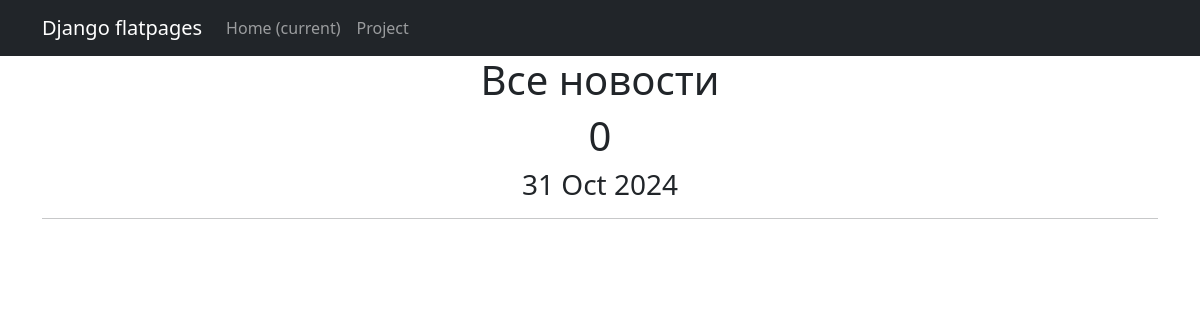
Before: /news/ with the older database file.
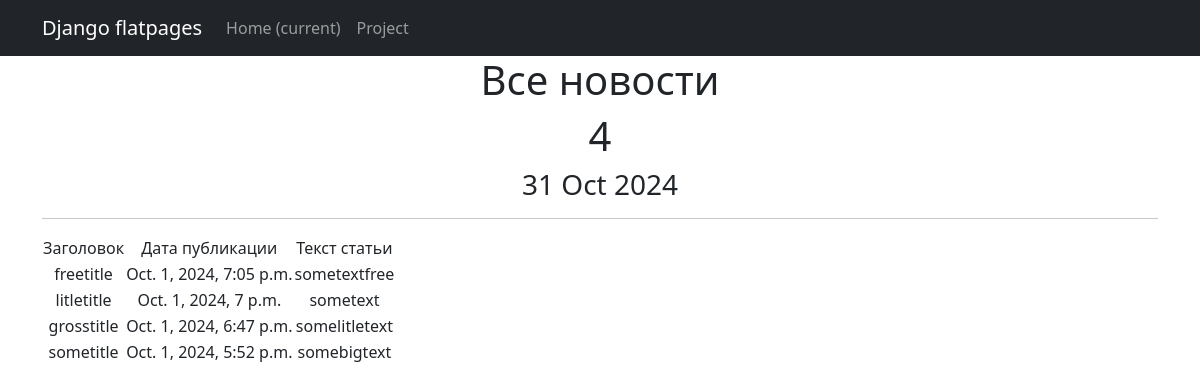
After: the same page with the newer database file.
### news_portal/models.py (models this page shows, shortened)
class Post(models.Model):
    author = models.ForeignKey(Author, on_delete=models.CASCADE, related_name='posts')
    post_type = models.CharField(max_length=2, choices=POST_TYPES, default=news)
    time_in = models.DateTimeField(auto_now_add=True)
    category = models.ManyToManyField(Category, through='PostCategory')
    article_title = models.CharField(max_length=200)
    article_text = models.TextField()
    rating = models.IntegerField(default=0)

### news_portal/views.py (the view)
# urls.py: path('', PostList.as_view(), name='post_list'),
class PostList(ListView):
    model = Post
    ordering = '-time_in'
    template_name = 'flatpages/news.html'
    context_object_name = 'posts'
    def get_context_data(self, **kwargs):
        context = super().get_context_data(**kwargs)
        context['time_now'] = datetime.utcnow()
        return context

### news_portal/templates/flatpages/news.html (shortened to what this page needs)
<!DOCTYPE html>
{% extends 'flatpages/default.html' %}
{% block content %}
   <h1>Все новости</h1>
   <h1>{{ posts|length }}</h1>
   <h3>{{ time_now|date:'d M Y' }}</h3>
     <hr>
   {% if posts %}
       <table>
           <tr>
               <td>Заголовок</td>
               <td>Дата публикации</td>
               <td>Текст статьи</td>
           </tr>
           {% for post in posts %}
           <tr>
               <td>{{ post.article_title }}</td>
               <td>{{ post.time_in }}</td>
               <td>{{ post.article_text|truncatewords:20 }}</td>
           </tr>
           {% endfor %}
       </table>
   {% endif %}
{% endblock content %}

### news_portal/templates/flatpages/default.html (shortened to what this page needs)
<!DOCTYPE html>
{% load static %}
<html lang="en">
    <head>
        <link href="{% static 'css/styles.css' %}" rel="stylesheet" />
    </head>
    <body>
        <nav class="navbar navbar-expand-lg navbar-dark bg-dark static-top">
            <div class="container">
                <a class="navbar-brand" href="#">Django flatpages</a>
                <div class="collapse navbar-collapse" id="navbarResponsive">
                    <ul class="navbar-nav ml-auto">
                        <li class="nav-item active">
                            <a class="nav-link" href="#">Home
                                <span class="sr-only">(current)</span>
                            </a>
                        </li>
                        <li class="nav-item">
                            <a class="nav-link" href="/news/">Project</a>
                        </li>
                    </ul>
                </div>
            </div>
        </nav>
        <div class="container">
            <div class="row">
                <div class="col-lg-12 text-center">
                    {% block content %}
                    {% endblock content %}
                </div>
            </div>
        </div>
    </body>
</html>

Changed rows visible on the page:
added Post: article_title "freetitle", time_in "Oct. 1, 2024, 7:05 p.m.", article_text "sometextfree"
added Post: article_title "litletitle", time_in "Oct. 1, 2024, 7 p.m.", article_text "sometext"
added Post: article_title "grosstitle", time_in "Oct. 1, 2024, 6:47 p.m.", article_text "somelitletext"
added Post: article_title "sometitle", time_in "Oct. 1, 2024, 5:52 p.m.", article_text "somebigtext"
Other visible differences:
{{ posts|length }}: "0" → "4"
text now shown: "Заголовок Дата публикации Текст статьи"
